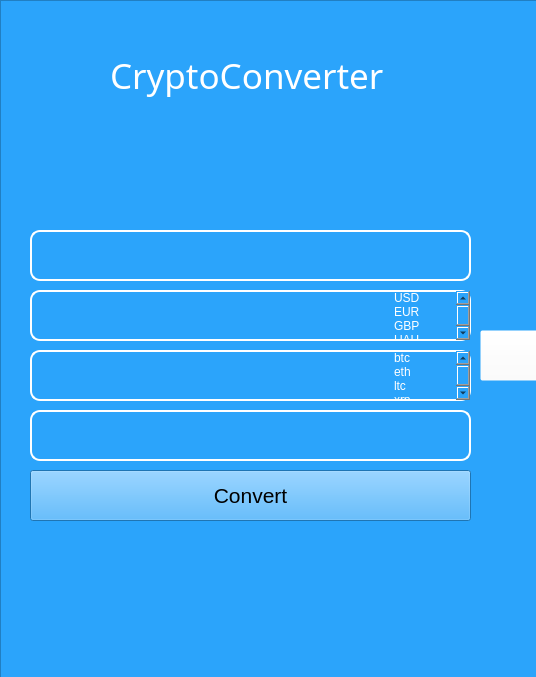
<?xml version="1.0" encoding="UTF-8"?>
<ui version="4.0">
 <class>MainWindow</class>
 <widget class="QMainWindow" name="MainWindow">
  <property name="geometry">
   <rect>
    <x>0</x>
    <y>0</y>
    <width>536</width>
    <height>677</height>
   </rect>
  </property>
  <property name="windowTitle">
   <string>MainWindow</string>
  </property>
  <widget class="QWidget" name="centralwidget">
   <widget class="QFrame" name="frame">
    <property name="geometry">
     <rect>
      <x>0</x>
      <y>0</y>
      <width>541</width>
      <height>681</height>
     </rect>
    </property>
    <property name="styleSheet">
     <string notr="true">background-color: #2BA4FB;</string>
    </property>
    <property name="frameShape">
     <enum>QFrame::StyledPanel</enum>
    </property>
    <property name="frameShadow">
     <enum>QFrame::Raised</enum>
    </property>
    <widget class="QLabel" name="label">
     <property name="geometry">
      <rect>
       <x>110</x>
       <y>30</y>
       <width>361</width>
       <height>91</height>
      </rect>
     </property>
     <property name="font">
      <font>
       <family>Yu Gothic</family>
       <pointsize>26</pointsize>
      </font>
     </property>
     <property name="styleSheet">
      <string notr="true">color: white;
background-color: rgba(255, 255, 255, 0);</string>
     </property>
     <property name="text">
      <string>CryptoConverter</string>
     </property>
    </widget>
    <widget class="QLabel" name="label_3">
     <property name="geometry">
      <rect>
       <x>210</x>
       <y>100</y>
       <width>71</width>
       <height>121</height>
      </rect>
     </property>
     <property name="text">
      <string/>
     </property>
     <property name="pixmap">
      <pixmap>eth.png</pixmap>
     </property>
    </widget>
    <widget class="QLineEdit" name="amount_of_money">
     <property name="geometry">
      <rect>
       <x>30</x>
       <y>230</y>
       <width>441</width>
       <height>51</height>
      </rect>
     </property>
     <property name="font">
      <font>
       <family>Times New Roman</family>
       <pointsize>16</pointsize>
       <weight>75</weight>
       <bold>true</bold>
      </font>
     </property>
     <property name="styleSheet">
      <string notr="true">border-color: white;
border-style: solid;
border-width: 2px;
border-radius: 10px;
color: white;</string>
     </property>
     <property name="text">
      <string/>
     </property>
     <property name="alignment">
      <set>Qt::AlignCenter</set>
     </property>
    </widget>
    <widget class="QLineEdit" name="cur">
     <property name="geometry">
      <rect>
       <x>30</x>
       <y>290</y>
       <width>441</width>
       <height>51</height>
      </rect>
     </property>
     <property name="font">
      <font>
       <family>Times New Roman</family>
       <pointsize>16</pointsize>
       <weight>75</weight>
       <bold>true</bold>
      </font>
     </property>
     <property name="styleSheet">
      <string notr="true">border-color: white;
border-style: solid;
border-width: 2px;
border-radius: 10px;
color: white;</string>
     </property>
     <property name="text">
      <string/>
     </property>
     <property name="alignment">
      <set>Qt::AlignCenter</set>
     </property>
    </widget>
    <widget class="QLineEdit" name="result">
     <property name="geometry">
      <rect>
       <x>30</x>
       <y>410</y>
       <width>441</width>
       <height>51</height>
      </rect>
     </property>
     <property name="font">
      <font>
       <family>Times New Roman</family>
       <pointsize>16</pointsize>
       <weight>75</weight>
       <bold>true</bold>
      </font>
     </property>
     <property name="styleSheet">
      <string notr="true">border-color: white;
border-style: solid;
border-width: 2px;
border-radius: 10px;
color: white;</string>
     </property>
     <property name="text">
      <string/>
     </property>
     <property name="alignment">
      <set>Qt::AlignCenter</set>
     </property>
    </widget>
    <widget class="QLineEdit" name="cryptocur">
     <property name="geometry">
      <rect>
       <x>30</x>
       <y>350</y>
       <width>441</width>
       <height>51</height>
      </rect>
     </property>
     <property name="font">
      <font>
       <family>Times New Roman</family>
       <pointsize>16</pointsize>
       <weight>75</weight>
       <bold>true</bold>
      </font>
     </property>
     <property name="styleSheet">
      <string notr="true">border-color: white;
border-style: solid;
border-width: 2px;
border-radius: 10px;
color: white;</string>
     </property>
     <property name="text">
      <string/>
     </property>
     <property name="alignment">
      <set>Qt::AlignCenter</set>
     </property>
    </widget>
    <widget class="QPushButton" name="pushButton">
     <property name="geometry">
      <rect>
       <x>30</x>
       <y>470</y>
       <width>441</width>
       <height>51</height>
      </rect>
     </property>
     <property name="font">
      <font>
       <family>Yu Gothic UI</family>
       <pointsize>16</pointsize>
      </font>
     </property>
     <property name="styleSheet">
      <string notr="true">background-color: rgba(255, 255, 255, 0);
color: white;
border-style: solid;
border-width: 2px;
border-radius: 10px;
border-color: white;

QPushButton::pressed{
color: #72C2FB;
}</string>
     </property>
     <property name="text">
      <string>Convert</string>
     </property>
    </widget>
    <widget class="QLabel" name="label_2">
     <property name="geometry">
      <rect>
       <x>480</x>
       <y>320</y>
       <width>55</width>
       <height>71</height>
      </rect>
     </property>
     <property name="text">
      <string/>
     </property>
     <property name="pixmap">
      <pixmap>strilky.png</pixmap>
     </property>
    </widget>
    <widget class="QPushButton" name="pominyaty">
     <property name="geometry">
      <rect>
       <x>480</x>
       <y>330</y>
       <width>61</width>
       <height>51</height>
      </rect>
     </property>
     <property name="styleSheet">
      <string notr="true">color: rgba(255, 255, 255,0);
background-color: rgba(255, 255, 255,0);</string>
     </property>
     <property name="text">
      <string>PushButton</string>
     </property>
    </widget>
    <widget class="QListWidget" name="listWidget">
     <property name="geometry">
      <rect>
       <x>390</x>
       <y>350</y>
       <width>81</width>
       <height>51</height>
      </rect>
     </property>
     <property name="styleSheet">
      <string notr="true">background-color: rgba(255, 255, 255,0);
color: white;</string>
     </property>
     <item>
      <property name="text">
       <string>btc</string>
      </property>
     </item>
     <item>
      <property name="text">
       <string>eth</string>
      </property>
     </item>
     <item>
      <property name="text">
       <string>ltc</string>
      </property>
     </item>
     <item>
      <property name="text">
       <string>xrp</string>
      </property>
     </item>
     <item>
      <property name="text">
       <string>qnt</string>
      </property>
     </item>
     <item>
      <property name="text">
       <string>sol</string>
      </property>
     </item>
     <item>
      <property name="text">
       <string>doge</string>
      </property>
     </item>
    </widget>
    <widget class="QListWidget" name="listWidget_2">
     <property name="geometry">
      <rect>
       <x>390</x>
       <y>290</y>
       <width>81</width>
       <height>51</height>
      </rect>
     </property>
     <property name="styleSheet">
      <string notr="true">background-color: rgba(255, 255, 255,0);
color: white;</string>
     </property>
     <item>
      <property name="text">
       <string>USD</string>
      </property>
     </item>
     <item>
      <property name="text">
       <string>EUR</string>
      </property>
     </item>
     <item>
      <property name="text">
       <string>GBP</string>
      </property>
     </item>
     <item>
      <property name="text">
       <string>UAH</string>
      </property>
     </item>
     <item>
      <property name="text">
       <string>RUB</string>
      </property>
     </item>
    </widget>
   </widget>
  </widget>
 </widget>
 <resources/>
 <connections/>
</ui>
